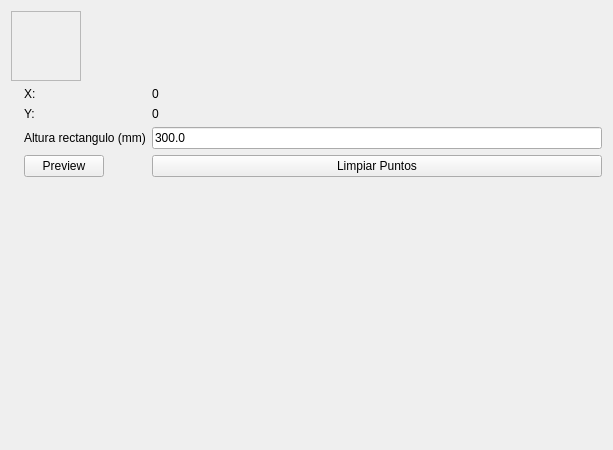
<?xml version="1.0" encoding="UTF-8"?>
<ui version="4.0">
 <class>GUIPerspectiveRectifierClass</class>
 <widget class="QWidget" name="GUIPerspectiveRectifierClass">
  <property name="geometry">
   <rect>
    <x>0</x>
    <y>0</y>
    <width>613</width>
    <height>450</height>
   </rect>
  </property>
  <property name="windowTitle">
   <string>GUIPerspectiveRectifier</string>
  </property>
  <layout class="QVBoxLayout" name="verticalLayout_2">
   <item>
    <layout class="QVBoxLayout" name="verticalLayout">
     <item>
      <widget class="QScrollArea" name="scrollArea">
       <property name="sizePolicy">
        <sizepolicy hsizetype="Maximum" vsizetype="Maximum">
         <horstretch>0</horstretch>
         <verstretch>0</verstretch>
        </sizepolicy>
       </property>
       <property name="widgetResizable">
        <bool>true</bool>
       </property>
       <widget class="QWidget" name="scrollAreaWidgetContents_2">
        <property name="geometry">
         <rect>
          <x>0</x>
          <y>0</y>
          <width>81</width>
          <height>81</height>
         </rect>
        </property>
       </widget>
      </widget>
     </item>
     <item>
      <layout class="QHBoxLayout" name="horizontalLayout">
       <property name="sizeConstraint">
        <enum>QLayout::SetMinimumSize</enum>
       </property>
       <item>
        <widget class="QLabel" name="zoomLabel">
         <property name="sizePolicy">
          <sizepolicy hsizetype="Minimum" vsizetype="Minimum">
           <horstretch>0</horstretch>
           <verstretch>0</verstretch>
          </sizepolicy>
         </property>
         <property name="text">
          <string/>
         </property>
        </widget>
       </item>
       <item>
        <layout class="QFormLayout" name="formLayout">
         <property name="sizeConstraint">
          <enum>QLayout::SetMinimumSize</enum>
         </property>
         <item row="2" column="1">
          <widget class="QLineEdit" name="rectHeightLineEdit">
           <property name="sizePolicy">
            <sizepolicy hsizetype="Expanding" vsizetype="Fixed">
             <horstretch>0</horstretch>
             <verstretch>0</verstretch>
            </sizepolicy>
           </property>
           <property name="text">
            <string>300.0</string>
           </property>
          </widget>
         </item>
         <item row="2" column="0">
          <widget class="QLabel" name="label">
           <property name="text">
            <string>Altura rectangulo (mm)</string>
           </property>
          </widget>
         </item>
         <item row="3" column="0">
          <widget class="QPushButton" name="previewButton">
           <property name="text">
            <string>Preview</string>
           </property>
          </widget>
         </item>
         <item row="3" column="1">
          <widget class="QPushButton" name="clearPointsButton">
           <property name="text">
            <string>Limpiar Puntos</string>
           </property>
          </widget>
         </item>
         <item row="0" column="0">
          <widget class="QLabel" name="label_2">
           <property name="text">
            <string>X:</string>
           </property>
           <property name="alignment">
            <set>Qt::AlignLeading|Qt::AlignLeft|Qt::AlignVCenter</set>
           </property>
          </widget>
         </item>
         <item row="0" column="1">
          <widget class="QLabel" name="xPosLabel">
           <property name="text">
            <string>0</string>
           </property>
          </widget>
         </item>
         <item row="1" column="0">
          <widget class="QLabel" name="label_3">
           <property name="text">
            <string>Y:</string>
           </property>
          </widget>
         </item>
         <item row="1" column="1">
          <widget class="QLabel" name="yPosLabel">
           <property name="text">
            <string>0</string>
           </property>
          </widget>
         </item>
        </layout>
       </item>
      </layout>
     </item>
    </layout>
   </item>
  </layout>
 </widget>
 <layoutdefault spacing="6" margin="11"/>
 <resources/>
 <connections/>
</ui>
